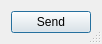
<?xml version="1.0" encoding="UTF-8"?>
<ui version="4.0">
 <class>cmdDialog</class>
 <widget class="QDialog" name="cmdDialog">
  <property name="geometry">
   <rect>
    <x>0</x>
    <y>0</y>
    <width>419</width>
    <height>457</height>
   </rect>
  </property>
  <property name="sizePolicy">
   <sizepolicy hsizetype="Fixed" vsizetype="Fixed">
    <horstretch>0</horstretch>
    <verstretch>0</verstretch>
   </sizepolicy>
  </property>
  <property name="windowTitle">
   <string>Dialog</string>
  </property>
  <property name="sizeGripEnabled">
   <bool>true</bool>
  </property>
  <layout class="QVBoxLayout" name="verticalLayout">
   <property name="sizeConstraint">
    <enum>QLayout::SetFixedSize</enum>
   </property>
   <item>
    <layout class="QGridLayout" name="gridLayout"/>
   </item>
   <item>
    <widget class="QPushButton" name="sendPushButton">
     <property name="text">
      <string>Send</string>
     </property>
    </widget>
   </item>
  </layout>
 </widget>
 <resources/>
 <connections/>
</ui>
